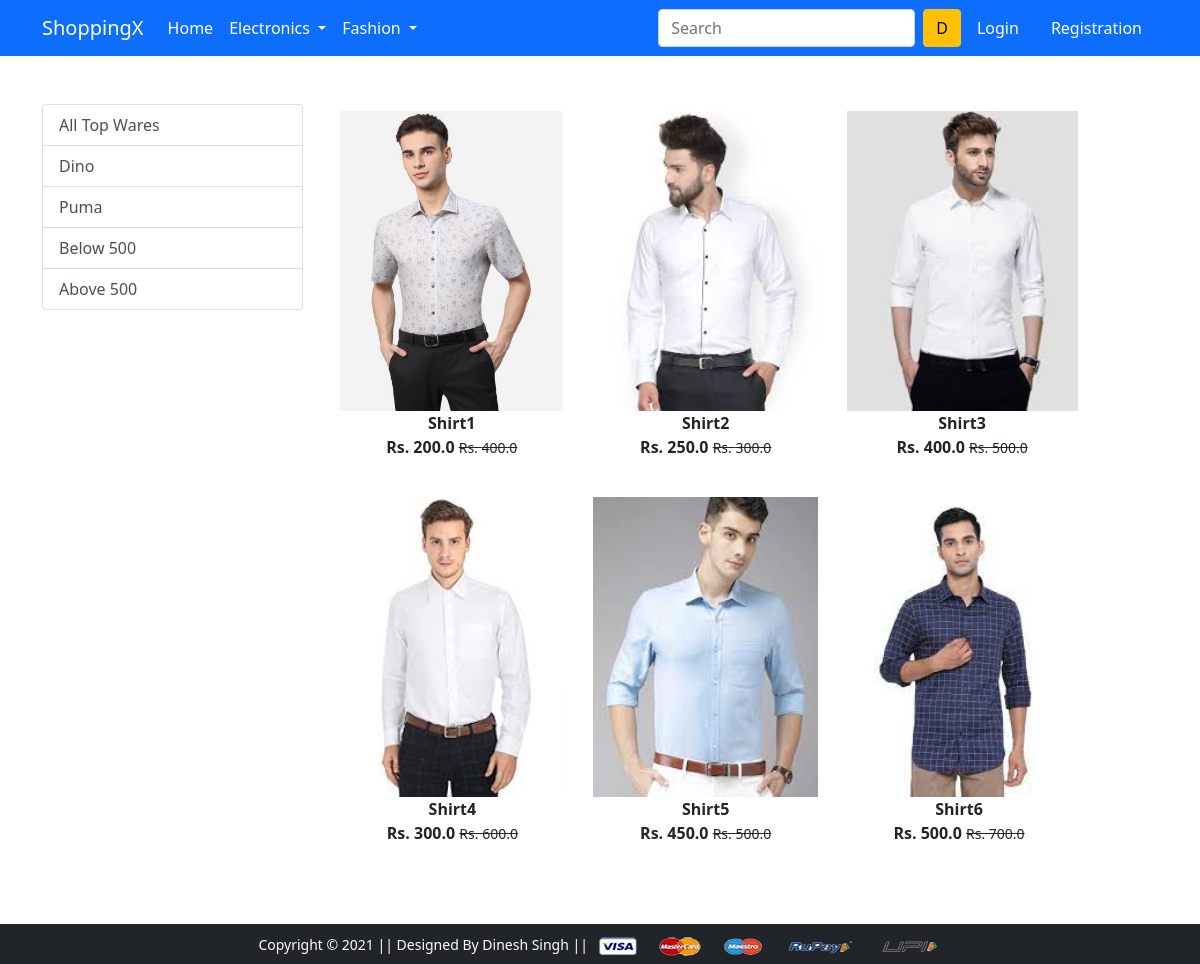
The page /topware/ on the database its author committed.
### app/models.py (models this page shows, shortened)
class Product(models.Model):
    title = models.CharField(max_length=100)
    selling_price = models.FloatField()
    discounted_price = models.FloatField()
    description = models.TextField()
    brand = models.CharField(max_length=100)
    category = models.CharField(choices=CATEGORY_CHOICES, max_length=2)
    product_image = models.ImageField(upload_to='producting')

### app/views.py (the view)
# urls.py: path('topware/', views.topware, name='topware'),
def topware(request, data=None):
    if data == None:
        topwares = Product.objects.filter(category='TW')
    elif data == 'Dino' or data == 'Puma':
        topwares = Product.objects.filter(category='TW').filter(brand=data)
    elif data == 'below':
        topwares = Product.objects.filter(category='TW').filter(discounted_price__lt=500)
    elif data == 'above':
        topwares = Product.objects.filter(category='TW').filter(discounted_price__gt =500)
    return render(request, 'app/topware.html',{'topwares': topwares})

### app/templates/app/topware.html (shortened to what this page needs)
{% extends 'app/base.html' %}
{% load static %}
{% block main-content %}
<div class="container my-5">
 <div class="row">
  <div class="col-sm-3">
   <div class="list-group">
    <a href="{% url 'topware' %}" class="list-group-item list-group-item-action" aria-current="true">All Top Wares</a>
    <a href="{% url 'topwaredata' 'Dino' %}" class="list-group-item list-group-item-action" aria-current="true">Dino</a>
    <a href="{% url 'topwaredata' 'Puma' %}" class="list-group-item list-group-item-action" aria-current="true">Puma</a>
    <a href="{% url 'topwaredata' 'below' %}" class="list-group-item list-group-item-action" aria-current="true">Below 500 </a>
    <a href="{% url 'topwaredata' 'above' %}" class="list-group-item list-group-item-action" aria-current="true">Above 500</a>
   </div>
  </div>
  <div class="col-sm-8">
   <div class="row">
   {% for product in topwares %}
    <div class="col-sm-4 text-center mb-4">
     <a href="{% url 'product-detail' product.id %}" class="btn">
     <div class="item">
      <img src="{{product.product_image.url}}" alt="" height="300" class="">
      <div class="fw-bold">{{product.title}}</div>
      <div class="fw-bold">Rs. {{product.discounted_price}}
       <small class="fw-light  text-decoration-line-through">Rs. {{product.selling_price}}</small></div>
     </div>
     </a>
    </div>
    {% endfor %}
    </div>
  </div>
 </div>
</div>
{% endblock main-content %}

### rows shown on the page
Product: product_image (picture), title "Shirt1", discounted_price "200.0", selling_price "400.0"
Product: product_image (picture), title "Shirt2", discounted_price "250.0", selling_price "300.0"
Product: product_image (picture), title "Shirt3", discounted_price "400.0", selling_price "500.0"
Product: product_image (picture), title "Shirt4", discounted_price "300.0", selling_price "600.0"
Product: product_image (picture), title "Shirt5", discounted_price "450.0", selling_price "500.0"
Product: product_image (picture), title "Shirt6", discounted_price "500.0", selling_price "700.0"
